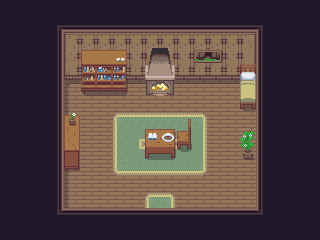

Rendered tile map (Tiled .tmx) drawn with the repository's tilesets; below, a short description and the map source with its tile grids summarised:
An orthogonal 20x15 tile map with 16x16 px tiles, 4 tile layers (Tile Layer 1, Tile Layer 2, Tile Layer 3, Tile Layer 4), 2 tilesets and 55 objects (2x door, 2x normal, sandy_cove, main_menu, uncle_in, ...).

<map version="1.4" tiledversion="1.4.3" orientation="orthogonal" renderorder="right-down" width="20" height="15" tilewidth="16" tileheight="16" infinite="0" nextlayerid="19" nextobjectid="66">
 <tileset firstgid="1" source="house.tsx" />
 <tileset firstgid="1001" source="object_icons.tsx" />
 <layer id="7" name="Tile Layer 1" width="20" height="15">
  <data>[300 cells, 300 non-empty, 19 distinct tile ids]</data>
 </layer>
 <layer id="8" name="Tile Layer 2" width="20" height="15">
  <data>[300 cells, 45 non-empty, 15 distinct tile ids]</data>
 </layer>
 <layer id="9" name="Tile Layer 3" width="20" height="15">
  <data>[300 cells, 33 non-empty, 33 distinct tile ids]</data>
 </layer>
 <layer id="10" name="Tile Layer 4" width="20" height="15">
  <data>[300 cells, 4 non-empty, 4 distinct tile ids]</data>
 </layer>
 <objectgroup id="12" name="blockers">
  <object id="1" gid="1271" x="64" y="224" width="16" height="16" />
  <object id="2" gid="1271" x="80" y="224" width="16" height="16" />
  <object id="3" gid="1271" x="96" y="224" width="16" height="16" />
  <object id="4" gid="1271" x="112" y="224" width="16" height="16" />
  <object id="5" gid="1271" x="128" y="224" width="16" height="16" />
  <object id="8" gid="1271" x="176" y="224" width="16" height="16" />
  <object id="9" gid="1271" x="192" y="224" width="16" height="16" />
  <object id="10" gid="1271" x="208" y="224" width="16" height="16" />
  <object id="11" gid="1271" x="224" y="224" width="16" height="16" />
  <object id="12" gid="1271" x="240" y="224" width="16" height="16" />
  <object id="13" gid="1271" x="256" y="208" width="16" height="16" />
  <object id="14" gid="1271" x="256" y="192" width="16" height="16" />
  <object id="16" gid="1271" x="256" y="176" width="16" height="16" />
  <object id="17" gid="1271" x="256" y="160" width="16" height="16" />
  <object id="18" gid="1271" x="256" y="144" width="16" height="16" />
  <object id="19" gid="1271" x="256" y="128" width="16" height="16" />
  <object id="21" gid="1271" x="240" y="160" width="16" height="16" />
  <object id="22" gid="1271" x="240" y="144" width="16" height="16" />
  <object id="25" gid="1271" x="240" y="112" width="16" height="16" />
  <object id="26" gid="1271" x="240" y="96" width="16" height="16" />
  <object id="28" gid="1271" x="224" y="80" width="16" height="16" />
  <object id="29" gid="1271" x="208" y="80" width="16" height="16" />
  <object id="31" gid="1271" x="192" y="80" width="16" height="16" />
  <object id="32" gid="1271" x="176" y="80" width="16" height="16" />
  <object id="33" gid="1271" x="160" y="96" width="16" height="16" />
  <object id="34" gid="1271" x="144" y="96" width="16" height="16" />
  <object id="35" gid="1271" x="128" y="80" width="16" height="16" />
  <object id="36" gid="1271" x="112" y="96" width="16" height="16" />
  <object id="37" gid="1271" x="96" y="96" width="16" height="16" />
  <object id="38" gid="1271" x="80" y="96" width="16" height="16" />
  <object id="39" gid="1271" x="64" y="80" width="16" height="16" />
  <object id="40" gid="1271" x="48" y="96" width="16" height="16" />
  <object id="41" gid="1271" x="48" y="112" width="16" height="16" />
  <object id="42" gid="1271" x="64" y="128" width="16" height="16" />
  <object id="43" gid="1271" x="64" y="144" width="16" height="16" />
  <object id="44" gid="1271" x="64" y="160" width="16" height="16" />
  <object id="45" gid="1271" x="64" y="176" width="16" height="16" />
  <object id="46" gid="1271" x="48" y="192" width="16" height="16" />
  <object id="47" gid="1271" x="48" y="208" width="16" height="16" />
  <object id="48" gid="1271" x="144" y="144" width="16" height="16" />
  <object id="49" gid="1271" x="144" y="160" width="16" height="16" />
  <object id="50" gid="1271" x="160" y="160" width="16" height="16" />
  <object id="51" gid="1271" x="160" y="144" width="16" height="16" />
  <object id="52" gid="1271" x="176" y="144" width="16" height="16" />
  <object id="53" gid="1271" x="176" y="128" width="16" height="16" />
  <object id="54" gid="1271" x="144" y="240" width="16" height="16" />
  <object id="55" gid="1271" x="160" y="240" width="16" height="16" />
 </objectgroup>
 <objectgroup id="13" name="start_points">
  <object id="56" name="sandy_cove" gid="1241" x="160" y="208" width="16" height="16">
   <properties>
    <property name="direction" value="up" />
   </properties>
  </object>
  <object id="65" name="main_menu" gid="1241" x="128" y="112" width="16" height="16">
   <properties>
    <property name="direction" value="down" />
   </properties>
  </object>
 </objectgroup>
 <objectgroup id="14" name="portals">
  <object id="57" name="sandy_cove" type="door" gid="1240" x="144" y="224" width="16" height="16" />
  <object id="58" name="sandy_cove" type="door" gid="1240" x="160" y="224" width="16" height="16" />
 </objectgroup>
 <objectgroup id="15" name="sprites">
  <object id="59" name="uncle_in" gid="1234" x="208" y="112" width="16" height="16" />
  <object id="60" name="chicken" gid="1231" x="96" y="144" width="16" height="16">
   <properties>
    <property name="direction" value="right" />
   </properties>
  </object>
 </objectgroup>
 <objectgroup id="18" name="dialogues">
  <object id="61" name="uncle" type="normal" gid="1247" x="208" y="128" width="16" height="16">
   <properties>
    <property name="catch_complete" value="Gold reward for catching the chickens." />
    <property name="catch_start" value="Text about how chickens are all over the sandy cove and request to gather them into pen." />
    <property name="chicken_catch" value="" />
    <property name="chicken_rescue" value="" />
    <property name="normal" value="You truly are a fearless and courageous hero! I'm forever in your gratitude for saving the Red, Green and Blue." />
    <property name="rescue_complete" value="You found them! I can't thank you enough!" />
    <property name="rescue_start" value="Hello! I'm glad that you are here! I need your help. Three of my chickens are missing! I lost them when I was exploring the Mysterious Cave. I was searching for the lost treasure. It's hidden there according to the old legend from the Time of Shadows. I have been researching old books and trying to find the clues about how to find the treasure. While exploring last time, I found a new secret passageway and traveled through it. But then I heard terrible noises coming from the darkness. I was scared that the monsters had returned and fled from the cave. Chickens Red, Green and Blue were accompanying me in my exploration. They always like to follow me. They were also scared of the noises and as we fled they got lost in the darkenss. I'm too old and afraid to go back there. You must save them! I have been trying to find the treasure for decades now. But now because of my obsession of finding it, I've lost my best chicken friends. Please, help! The entrance to the cave is short walk from here, just go north and accross the river. You are my only hope!" />
   </properties>
  </object>
  </objectgroup>
 <objectgroup id="16" name="map_objects" />
 <objectgroup id="17" name="map_items" />
</map>
<!-- 1 of 55 objects omitted -->
